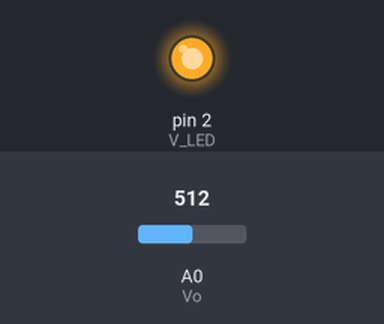
A sketch run on a simulated Arduino Uno, built with avr-gcc and run on an emulated ATmega328P. Shown: output pins drawn as LEDs (lit = HIGH). The inputs (shaded band) are chosen by the test bench; at power-on: A0 (Vo) = 512. What the sketch prints to the serial monitor is not drawn.

Above: at 0.1 s.
Timing chart, 0 to 1.6 s (numbered marks = the images above):
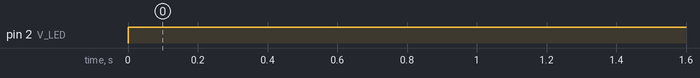

Measured:
- by itself, pin 2 (V_LED): LOW → HIGH at 0.00 s

The sketch:

sharp_dust_sensor.ino
```cpp
//Dust라는 변수 선언과 미세먼지 값, 습도 값, 온도 값 문자열을 담기위한 배열 선언
int Dust = 0;
char str1[10];                        //미세먼지 값

//각 핀과 연결된 핀 번호를 저장할 변수 선언
int Vo = A0 ;
int V_LED = 2 ;

//미세먼지값 측정을 위한 데이터값 변수 선언
float Vo_value = 0;
float Voltage = 0;
float a = 0;

void setup(){
  Serial.begin(9600);
  pinMode(V_LED,OUTPUT);
  pinMode(Vo,INPUT);
}

void loop(){
  Serial.println("ok");

//적외선 발광 다이오드(IRED)와 포토다이오드가 대각선으로 배치되어 공기 중 먼지의 반사광을 감지
//미세먼지 센서의 데이터값 계산을 통한 미세먼지값 측정
  digitalWrite(V_LED,LOW);
  delayMicroseconds(280);
  Vo_value = analogRead(Vo);
  delayMicroseconds(40);
  digitalWrite(V_LED,HIGH);
  delayMicroseconds(9680);

/*
전압[V] = (아날로그 핀 값) * 5.0 / 1024
미세먼지 센서의 출력전압(Vo)는 먼지가 없을 때의 출력전압(Voc)과 미세먼지 농도에 비례하여 출력
 */

  Voltage = Vo_value * 5.0 / 1024.0;
  Serial.println(Voltage);
   if( Voltage < 0.1 ){
    Dust = 0 ;
   }
   else if ( Voltage < 0.8){
    Dust =10*(5*(Voltage - 0.1));
   }
   else if ( Voltage < 1 ){
    Dust = 10 + 15*((Voltage - 0.8)*10);
   }
   else if( Voltage > 1){
    Dust = 40 + 16*((Voltage - 1)*10);
   }
 Serial.println(Dust);
 delay(500);
}
```
